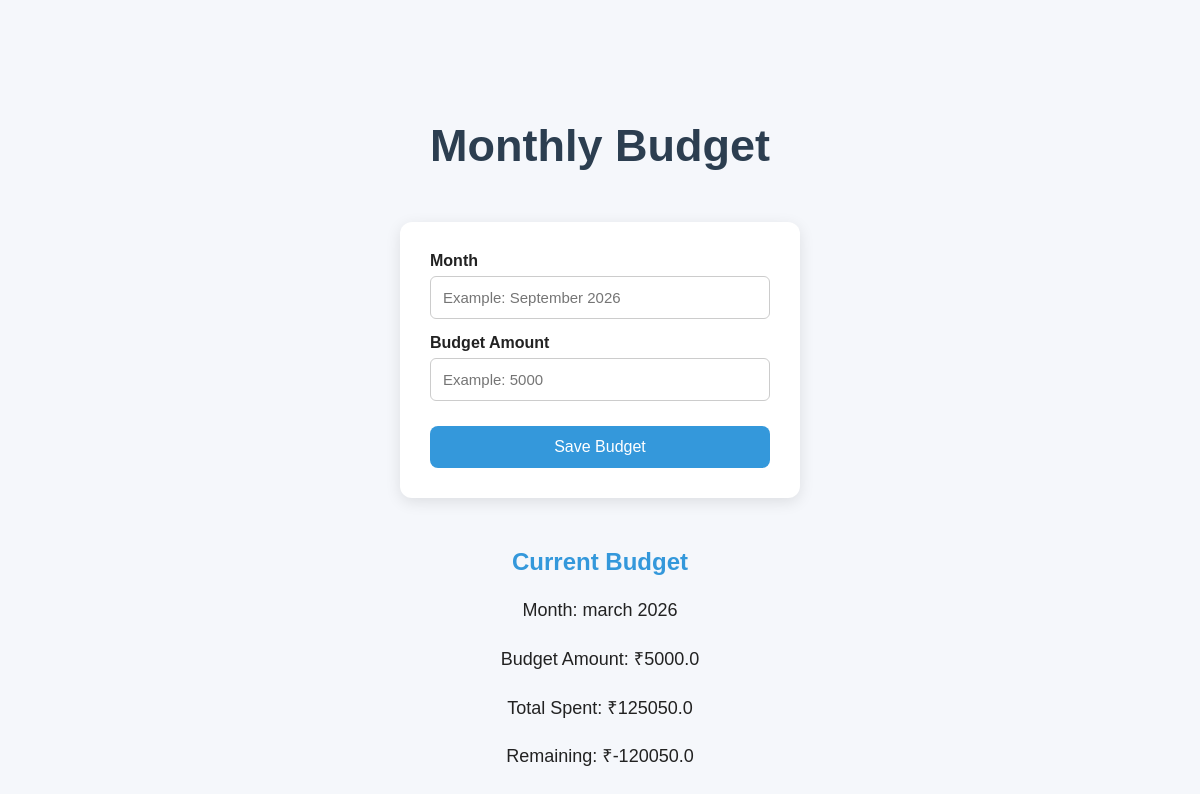
Page /budget on the committed database.
### models/budget_model.py (models this page shows)
class Budget(Base):
    __tablename__ = "budgets"
    id = Column(Integer, primary_key=True, index=True)
    month = Column(String, nullable=False)
    amount = Column(Float, nullable=False)

### main.py (the view)
@app.get("/budget", response_class=HTMLResponse)
def budget_page(request: Request):
    db = SessionLocal()
    budget = db.query(Budget).order_by(Budget.id.desc()).first()
    total_expense = db.query(Expense).with_entities(Expense.amount).all()
    total_spent = sum(expense[0] for expense in total_expense)
    db.close()
    return templates.TemplateResponse(
        request=request,
        name="budget.html",
        context={
    "request": request,
    "budget": budget,
    "total_spent": total_spent
}
    )

### templates/budget.html (shortened to what this page needs)
<!DOCTYPE html>
<html lang="en">
<head>
    <link rel="stylesheet" href="{{ url_for('static', path='/css/style.css') }}">
</head>
<body>
    <h1>Monthly Budget</h1>
    <form method="post" action="/budget">
        <label>Month</label>
        <input
            type="text"
            name="month"
            placeholder="Example: September 2026"
            required
        >
        <label>Budget Amount</label>
        <input
            type="number"
            name="amount"
            placeholder="Example: 5000"
            step="0.01"
            required
        >
        <button type="submit">Save Budget</button>
    </form>
    <h2>Current Budget</h2>
{% if budget %}
    <p>Month: {{ budget.month }}</p>
    <p>Budget Amount: ₹{{ budget.amount }}</p>
    <p>Total Spent: ₹{{ total_spent }}</p>
    <p>Remaining: ₹{{ budget.amount - total_spent }}</p>
{% else %}
    <p>No budget set yet.</p>
{% endif %}
</body>
</html>

### static/css/style.css (style rules this page uses)
* { margin: 0; padding: 0; box-sizing: border-box; }
body { font-family: Arial, sans-serif; background: #f5f7fb; color: #222; text-align: center; }
h1 { margin-top: 120px; font-size: 45px; color: #2c3e50; }
h2 { margin-top: 15px; color: #3498db; }
p { margin: 20px auto; max-width: 600px; font-size: 18px; line-height: 1.6; }
button { margin-top: 20px; padding: 12px 30px; border: none; border-radius: 8px; background: #3498db; color: white; font-size: 16px; cursor: pointer; }
form { width: 400px; margin: 50px auto; padding: 30px; background: white; border-radius: 12px; box-shadow: 0 4px 15px rgba(0, 0, 0, 0.1); }
form label { display: block; text-align: left; margin-bottom: 6px; font-weight: bold; }
form input { width: 100%; padding: 12px; margin-bottom: 15px; border: 1px solid #ccc; border-radius: 6px; font-size: 15px; }
form button { width: 100%; margin-top: 10px; }

### rows in the picture
Budget: month "march 2026", amount "5000.0", budget.amount-total_spent "-120050.0"

### other values in the picture
{{ total_spent }} "125050.0"
